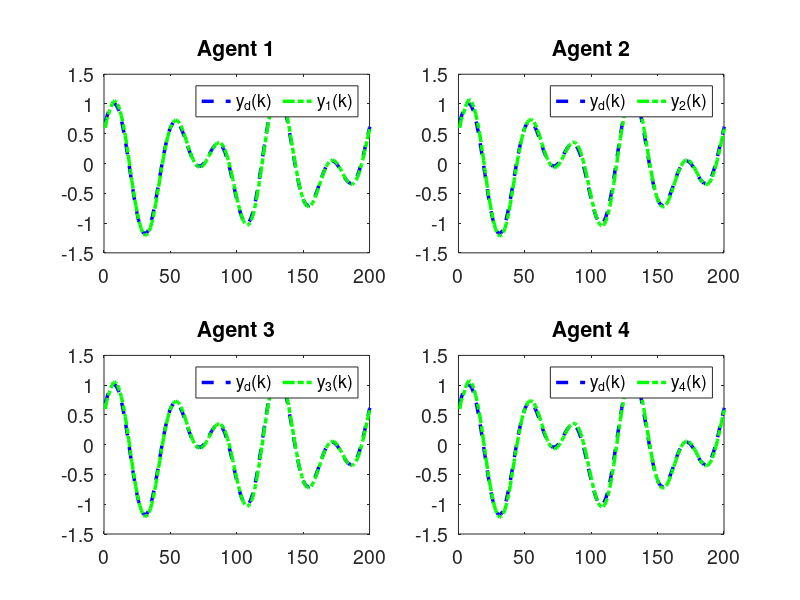

Here is the MATLAB script that generated this plot:
clc; clear;

% Parameters
rho = 8.5;            % Increase gain for better control response
eta = 1;              % Increase to make the adaptive update faster
lamda = 350;          % Model-free parameter
mu = 0.005;           % Adaptive parameter
epsilon = 1e-5;       % Small threshold for stability
alpha = 15;           % Smoothing factor for error dynamics
T = 0.1;              % Sampling time (kept for calculations but not used in time vector)
gamma1 = 0;           % Set to 0 to disable SMC
gamma2 = 0;           % Set to 0 to disable SMC
gamma3 = 0;           % Set to 0 to disable SMC
gamma4 = 0;           % Set to 0 to disable SMC
beta = 10;            % Sliding mode coefficient (unused)
sigma = 95;           % Sliding mode parameter (unused)
tau = 1e-5;           % Small damping term (unused)

rT = 1024;            % Sample rate
L = 200;              % Time steps
m = 200;              % Data size
n = 1024;              % Data size

% Initialization
phi1 = zeros(m+1,1); 
phi2 = zeros(m+1,1); 
phi3 = zeros(m+1,1); 
phi4 = zeros(m+1,1);
mfa1 = zeros(m+1,1); 
mfa2 = zeros(m+1,1); 
mfa3 = zeros(m+1,1); 
mfa4 = zeros(m+1,1);
y1 = zeros(m+1,1); 
y2 = zeros(m+1,1); 
y3 = zeros(m+1,1); 
y4 = zeros(m+1,1);
u1 = zeros(m,1);   
u2 = zeros(m,1);   
u3 = zeros(m,1);   
u4 = zeros(m,1);
xi1 = zeros(m,1);  
xi2 = zeros(m,1);  
xi3 = zeros(m,1);  
xi4 = zeros(m,1);
yd = zeros(m+1,1);

% Desired signal (Reference trajectory)
for k = 1:1:m+1
    % yd(k) = 0.6; % Time-invariant constant reference signal
    yd(k) = 0.6 * sin(0.05 * pi * k) + 0.6 * cos(0.03 * pi * k);
end

for k = 1:m
    % Adaptive Gain update
    if k == 1
        phi1(k) = 4.0; 
        phi2(k) = 4.0; 
        phi3(k) = 4.0; 
        phi4(k) = 4.0;
    elseif k == 2
        phi1(k) = phi1(k-1) + (eta * u1(k-1) / (mu + u1(k-1)^2)) * (y1(k) - phi1(k-1)*u1(k-1));
        phi2(k) = phi2(k-1) + (eta * u2(k-1) / (mu + u2(k-1)^2)) * (y2(k) - phi2(k-1)*u2(k-1));
        phi3(k) = phi3(k-1) + (eta * u3(k-1) / (mu + u3(k-1)^2)) * (y3(k) - phi3(k-1)*u3(k-1));
        phi4(k) = phi4(k-1) + (eta * u4(k-1) / (mu + u4(k-1)^2)) * (y4(k) - phi4(k-1)*u4(k-1));
    else
        phi1(k) = phi1(k-1) + (eta * (u1(k-1) - u1(k-2)) / (mu + (u1(k-1) - u1(k-2))^2)) * (y1(k) - y1(k-1) - phi1(k-1) * (u1(k-1) - u1(k-2)));
        phi2(k) = phi2(k-1) + (eta * (u2(k-1) - u2(k-2)) / (mu + (u2(k-1) - u2(k-2))^2)) * (y2(k) - y2(k-1) - phi2(k-1) * (u2(k-1) - u2(k-2)));
        phi3(k) = phi3(k-1) + (eta * (u3(k-1) - u3(k-2)) / (mu + (u3(k-1) - u3(k-2))^2)) * (y3(k) - y3(k-1) - phi3(k-1) * (u3(k-1) - u3(k-2)));
        phi4(k) = phi4(k-1) + (eta * (u4(k-1) - u4(k-2)) / (mu + (u4(k-1) - u4(k-2))^2)) * (y4(k) - y4(k-1) - phi4(k-1) * (u4(k-1) - u4(k-2)));
    end

    % Stability protection
    if k > 2 && (abs(phi1(k)) <= epsilon || abs(u1(k-1) - u1(k-2)) <= epsilon || sign(phi1(k)) ~= sign(phi1(1)))
        phi1(k) = phi1(1);
    end
    if k > 2 && (abs(phi2(k)) <= epsilon || abs(u2(k-1) - u2(k-2)) <= epsilon || sign(phi2(k)) ~= sign(phi2(1)))
        phi2(k) = phi2(1);
    end
    if k > 2 && (abs(phi3(k)) <= epsilon || abs(u3(k-1) - u3(k-2)) <= epsilon || sign(phi3(k)) ~= sign(phi3(1)))
        phi3(k) = phi3(1);
    end
    if k > 2 && (abs(phi4(k)) <= epsilon || abs(u4(k-1) - u4(k-2)) <= epsilon || sign(phi4(k)) ~= sign(phi4(1)))
        phi4(k) = phi4(1);
    end

    % Error dynamics
    xi1(k) = yd(k) - 2*y1(k) + y4(k);
    xi2(k) = y1(k) - 2*y2(k) + y3(k);
    xi3(k) = y2(k) + yd(k) - 2*y3(k);
    xi4(k) = y1(k) + y3(k) - 2*y4(k);

    % MFAC updates
    if k == 1
        mfa1(k) = 0;
        mfa2(k) = 0;
        mfa3(k) = 0;
        mfa4(k) = 0;
    else
        mfa1(k) = mfa1(k-1) + (rho * phi1(k)) / (lamda + abs(phi1(k)^2)) * xi1(k);
        mfa2(k) = mfa2(k-1) + (rho * phi2(k)) / (lamda + abs(phi2(k)^2)) * xi2(k);
        mfa3(k) = mfa3(k-1) + (rho * phi3(k)) / (lamda + abs(phi3(k)^2)) * xi3(k);
        mfa4(k) = mfa4(k-1) + (rho * phi4(k)) / (lamda + abs(phi4(k)^2)) * xi4(k);
    end

    % Control signal (MFAC only)
    if k == 1
        u1(k) = 0.01;
        u2(k) = 0.01;
        u3(k) = 0.01;
        u4(k) = 0.01;
    else
        u1(k) = mfa1(k);
        u2(k) = mfa2(k);
        u3(k) = mfa3(k);
        u4(k) = mfa4(k);
    end
    if k == 1
        y1(k) = 0.6;
        y2(k) = 0.6;
        y3(k) = 0.6;
        y4(k) = 0.6;
    end

    % Plant model update with nonlinear term and feedforward
    a = 0.8;
    b1 = 1.2 * n / (rT * 0.2);
    b2 = 1.2 * n / (rT * 0.2);
    b3 = 1.2 * n / (rT * 0.2);
    b4 = 1.2 * n / (rT * 0.2);
    
    nonlinearity1 = 0.03; % Coefficient for cubic nonlinearity
    nonlinearity2 = 0.01; % Coefficient for cubic nonlinearity
    nonlinearity3 = 0.02; % Coefficient for cubic nonlinearity
    nonlinearity4 = 0.01; % Coefficient for cubic nonlinearity
    ff_gain = 0.2; % Feedforward gain
    
    % Add cubic nonlinearity and feedforward term
    y1(k+1) = a * y1(k) + b1 * u1(k) - nonlinearity1 * y1(k)^3 + ff_gain;
    y2(k+1) = a * y2(k) + b2 * u2(k) - nonlinearity2 * y2(k)^2 + ff_gain;
    y3(k+1) = a * y3(k) + b3 * u3(k) - nonlinearity3 * y3(k)^3 + ff_gain;
    y4(k+1) = a * y4(k) + b4 * u4(k) - nonlinearity4 * y4(k)^2 + ff_gain;
end

% Calculate Mean Squared Error for each xi_i(k)
mse_xi1 = mean(xi1.^2);
mse_xi2 = mean(xi2.^2);
mse_xi3 = mean(xi3.^2);
mse_xi4 = mean(xi4.^2);

% Print MSE values
fprintf('Mean Squared Error for xi_1(k): %.10e\n', mse_xi1);
fprintf('Mean Squared Error for xi_2(k): %.10e\n', mse_xi2);
fprintf('Mean Squared Error for xi_3(k): %.10e\n', mse_xi3);
fprintf('Mean Squared Error for xi_4(k): %.10e\n', mse_xi4);

% Plotting
% Time vector for plotting
t = 1:1:m+1;  % Gives 201 points, as expected
font_size = 14;

% Verify time vector and array lengths
disp(['Length of t: ', num2str(length(t))]); % Should display 201
disp(['Length of y1: ', num2str(length(y1))]); % Should be 201
disp(['Length of yd: ', num2str(length(yd))]); % Should be 201
disp(['Length of xi1: ', num2str(length(xi1))]); % Should be 200

% Plot y1, y2, y3, y4 with reference trajectory
figure('Position', [100, 100, 15*100, 7.5*100]); % [left, bottom, width, height] in pixels
subplot(2,2,1);
plot(t, yd, '--b', 'LineWidth', 2.5); hold on;
plot(t, y1, '-.g', 'LineWidth', 2.5);
title('Agent 1'); grid off;
legend('y_d(k)','y_1(k)','Orientation', 'horizontal');
set(gca, 'FontSize', font_size);
xlim([0 m]); % X-axis starts from 0
% ylim([0.5 0.8]); % Y-axis limits for Agent 1

zoom_x_start = 40; % Start of zoomed x-range
zoom_x_end = 70.5; % End of zoomed x-range
% axes('Position', [0.20,0.75,0.15,0.13]);
% box on; hold on;
% plot(t, yd, '--b', 'LineWidth', 2.5);
% plot(t, y1, '-.g', 'LineWidth', 2.5);
% xlim([zoom_x_start zoom_x_end]);
% yticks([0.599,0.6,0.601]);
% set(gca, 'FontSize', font_size);

subplot(2,2,2);
plot(t, yd, '--b', 'LineWidth', 2.5); hold on;
plot(t, y2, '-.g', 'LineWidth', 2.5);
title('Agent 2'); grid off;
legend('y_d(k)','y_2(k)','Orientation', 'horizontal');
set(gca, 'FontSize', font_size);
xlim([0 m]); % X-axis starts from 0
% ylim([0.5 0.8]); % Y-axis limits for Agent 2

% axes('Position', [0.65,0.75,0.15,0.13]);
% box on; hold on;
% plot(t, yd, '--b', 'LineWidth', 2.5);
% plot(t, y2, '-.g', 'LineWidth', 2.5);
% xlim([zoom_x_start zoom_x_end]);
% yticks([0.599,0.6,0.601]);
% set(gca, 'FontSize', font_size);

subplot(2,2,3);
plot(t, yd, '--b', 'LineWidth', 2.5); hold on;
plot(t, y3, '-.g', 'LineWidth', 2.5);
title('Agent 3'); grid off;
legend('y_d(k)','y_3(k)','Orientation', 'horizontal');
set(gca, 'FontSize', font_size);
xlim([0 m]); % X-axis starts from 0
% ylim([0.5 0.8]); % Y-axis limits for Agent 3

% axes('Position', [0.20,0.275,0.15,0.13]);
% box on; hold on;
% plot(t, yd, '--b', 'LineWidth', 2.5);
% plot(t, y3, '-.g', 'LineWidth', 2.5);
% xlim([zoom_x_start zoom_x_end]);
% yticks([0.599,0.6,0.601]);
% set(gca, 'FontSize', font_size);

subplot(2,2,4);
plot(t, yd, '--b', 'LineWidth', 2.5); hold on;
plot(t, y4, '-.g', 'LineWidth', 2.5);
title('Agent 4'); grid off;
legend('y_d(k)','y_4(k)','Orientation', 'horizontal');
set(gca, 'FontSize', font_size);
xlim([0 m]); % X-axis starts from 0
% ylim([0.5 0.8]); % Y-axis limits for Agent 4

% axes('Position', [0.65,0.275,0.15,0.13]);
% box on; hold on;
% plot(t, yd, '--b', 'LineWidth', 2.5);
% plot(t, y4, '-.g', 'LineWidth', 2.5);
% xlim([zoom_x_start zoom_x_end]);
% yticks([0.599,0.6,0.601]);
% set(gca, 'FontSize', font_size);
% hold off;